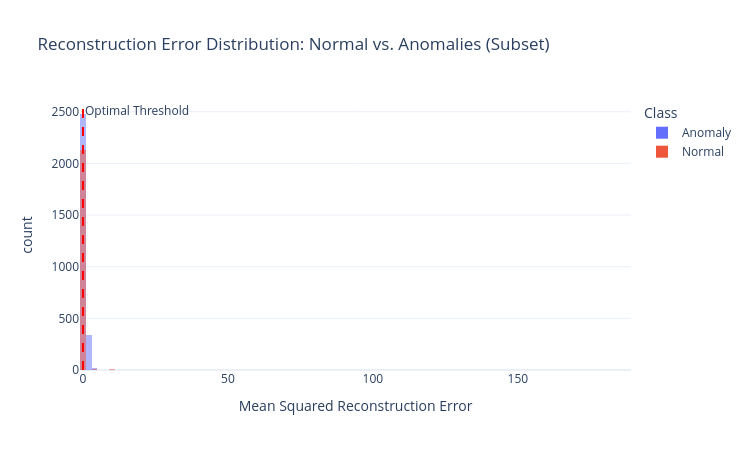

The notebook cell this image was saved under:
### Markdown cell above
## Reconstruction Error Histogram

Plot the reconstruction error histogram for normal vs. anomaly samples to verify the boundary split.

### Code cell
error_df = pd.DataFrame({
    'Error': test_errors,
    'Class': y_test_binary.map({0: 'Normal', 1: 'Anomaly'})
})
fig_error_dist = px.histogram(
    error_df.head(5000), # Plot a representative subset for rendering speed
    x='Error',
    color='Class',
    barmode='overlay',
    nbins=100,
    title='Reconstruction Error Distribution: Normal vs. Anomalies (Subset)',
    labels={'Error': 'Mean Squared Reconstruction Error'}
)
fig_error_dist.add_vline(x=best_threshold, line_dash="dash", line_color="red", annotation_text="Optimal Threshold")
fig_error_dist.update_layout(width=750, height=450)
fig_error_dist.show()

### Figure 1 — Plotly figure (JSON) as saved in the notebook; plotly's stock layout.template omitted (floating-point values rounded to 4 significant figures; data arrays with more than 128 entries replaced by an {"elided": "..."} marker saying what was removed)
{"data": [{"bingroup": "x", "hovertemplate": "Class=Anomaly<br>Mean Squared Reconstruction Error=%{x}<br>count=%{y}<extra></extra>", "legendgroup": "Anomaly", "marker": {"color": "#636efa", "opacity": 0.5, "pattern": {"shape": ""}}, "name": "Anomaly", "nbinsx": 100, "orientation": "v", "showlegend": true, "type": "histogram", "x": {"elided": "2853 float values"}, "xaxis": "x", "yaxis": "y"}, {"bingroup": "x", "hovertemplate": "Class=Normal<br>Mean Squared Reconstruction Error=%{x}<br>count=%{y}<extra></extra>", "legendgroup": "Normal", "marker": {"color": "#EF553B", "opacity": 0.5, "pattern": {"shape": ""}}, "name": "Normal", "nbinsx": 100, "orientation": "v", "showlegend": true, "type": "histogram", "x": {"elided": "2147 float values"}, "xaxis": "x", "yaxis": "y"}], "layout": {"annotations": [{"showarrow": false, "text": "Optimal Threshold", "x": 0.02283, "xanchor": "left", "xref": "x", "y": 1, "yanchor": "top", "yref": "y domain"}], "barmode": "overlay", "height": 450, "legend": {"title": {"text": "Class"}, "tracegroupgap": 0}, "shapes": [{"line": {"color": "red", "dash": "dash"}, "type": "line", "x0": 0.02283, "x1": 0.02283, "xref": "x", "y0": 0, "y1": 1, "yref": "y domain"}], "title": {"text": "Reconstruction Error Distribution: Normal vs. Anomalies (Subset)"}, "width": 750, "xaxis": {"anchor": "y", "domain": [0, 1], "title": {"text": "Mean Squared Reconstruction Error"}}, "yaxis": {"anchor": "x", "domain": [0, 1], "title": {"text": "count"}}}}
